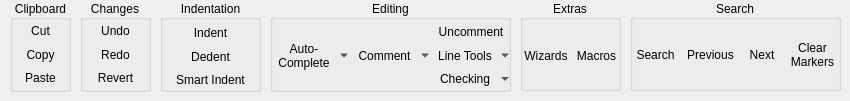
    <widget class="QWidget" name="tabEdit">
     <attribute name="title">
      <string>Edit</string>
     </attribute>
     <widget class="QGroupBox" name="groupBox">
      <property name="geometry">
       <rect>
        <x>10</x>
        <y>0</y>
        <width>61</width>
        <height>92</height>
       </rect>
      </property>
      <property name="sizePolicy">
       <sizepolicy hsizetype="Fixed" vsizetype="Fixed">
        <horstretch>0</horstretch>
        <verstretch>0</verstretch>
       </sizepolicy>
      </property>
      <property name="title">
       <string>Clipboard</string>
      </property>
      <property name="alignment">
       <set>Qt::AlignCenter</set>
      </property>
      <property name="flat">
       <bool>true</bool>
      </property>
      <widget class="QWidget" name="layoutWidget">
       <property name="geometry">
        <rect>
         <x>0</x>
         <y>19</y>
         <width>61</width>
         <height>71</height>
        </rect>
       </property>
       <layout class="QVBoxLayout" name="verticalLayout">
        <property name="spacing">
         <number>0</number>
        </property>
        <item>
         <widget class="QToolButton" name="toolButton">
          <property name="sizePolicy">
           <sizepolicy hsizetype="Preferred" vsizetype="Expanding">
            <horstretch>0</horstretch>
            <verstretch>0</verstretch>
           </sizepolicy>
          </property>
          <property name="minimumSize">
           <size>
            <width>44</width>
            <height>22</height>
           </size>
          </property>
          <property name="text">
           <string>Cut</string>
          </property>
          <property name="icon">
           <iconset resource="../../Resources/Icons/ericActions.qrc">
            <normaloff>:/Edit/editCut.png</normaloff>:/Edit/editCut.png</iconset>
          </property>
          <property name="iconSize">
           <size>
            <width>16</width>
            <height>16</height>
           </size>
          </property>
          <property name="toolButtonStyle">
           <enum>Qt::ToolButtonTextBesideIcon</enum>
          </property>
          <property name="autoRaise">
           <bool>true</bool>
          </property>
         </widget>
        </item>
        <item>
         <widget class="QToolButton" name="toolButton_6">
          <property name="sizePolicy">
           <sizepolicy hsizetype="Preferred" vsizetype="Expanding">
            <horstretch>0</horstretch>
            <verstretch>0</verstretch>
           </sizepolicy>
          </property>
          <property name="minimumSize">
           <size>
            <width>44</width>
            <height>22</height>
           </size>
          </property>
          <property name="text">
           <string>Copy</string>
          </property>
          <property name="icon">
           <iconset resource="../../Resources/Icons/ericActions.qrc">
            <normaloff>:/Edit/editCopy.png</normaloff>:/Edit/editCopy.png</iconset>
          </property>
          <property name="iconSize">
           <size>
            <width>16</width>
            <height>16</height>
           </size>
          </property>
          <property name="toolButtonStyle">
           <enum>Qt::ToolButtonTextBesideIcon</enum>
          </property>
          <property name="autoRaise">
           <bool>true</bool>
          </property>
         </widget>
        </item>
        <item>
         <widget class="QToolButton" name="toolButton_7">
          <property name="sizePolicy">
           <sizepolicy hsizetype="Preferred" vsizetype="Expanding">
            <horstretch>0</horstretch>
            <verstretch>0</verstretch>
           </sizepolicy>
          </property>
          <property name="minimumSize">
           <size>
            <width>44</width>
            <height>22</height>
           </size>
          </property>
          <property name="text">
           <string>Paste</string>
          </property>
          <property name="icon">
           <iconset resource="../../Resources/Icons/ericActions.qrc">
            <normaloff>:/Edit/editPaste.png</normaloff>:/Edit/editPaste.png</iconset>
          </property>
          <property name="iconSize">
           <size>
            <width>16</width>
            <height>16</height>
           </size>
          </property>
          <property name="toolButtonStyle">
           <enum>Qt::ToolButtonTextBesideIcon</enum>
          </property>
          <property name="autoRaise">
           <bool>true</bool>
          </property>
         </widget>
        </item>
       </layout>
      </widget>
     </widget>
     <widget class="QGroupBox" name="groupBox_2">
      <property name="geometry">
       <rect>
        <x>80</x>
        <y>0</y>
        <width>71</width>
        <height>92</height>
       </rect>
      </property>
      <property name="sizePolicy">
       <sizepolicy hsizetype="Fixed" vsizetype="Fixed">
        <horstretch>0</horstretch>
        <verstretch>0</verstretch>
       </sizepolicy>
      </property>
      <property name="title">
       <string>Changes</string>
      </property>
      <property name="alignment">
       <set>Qt::AlignCenter</set>
      </property>
      <property name="flat">
       <bool>true</bool>
      </property>
      <widget class="QWidget" name="layoutWidget">
       <property name="geometry">
        <rect>
         <x>0</x>
         <y>19</y>
         <width>71</width>
         <height>71</height>
        </rect>
       </property>
       <layout class="QVBoxLayout" name="verticalLayout_2">
        <property name="spacing">
         <number>0</number>
        </property>
        <item>
         <widget class="QToolButton" name="toolButton_2">
          <property name="sizePolicy">
           <sizepolicy hsizetype="Preferred" vsizetype="Expanding">
            <horstretch>0</horstretch>
            <verstretch>0</verstretch>
           </sizepolicy>
          </property>
          <property name="minimumSize">
           <size>
            <width>44</width>
            <height>22</height>
           </size>
          </property>
          <property name="text">
           <string>Undo</string>
          </property>
          <property name="icon">
           <iconset resource="../../Resources/Icons/ericActions.qrc">
            <normaloff>:/Edit/editUndo.png</normaloff>:/Edit/editUndo.png</iconset>
          </property>
          <property name="iconSize">
           <size>
            <width>16</width>
            <height>16</height>
           </size>
          </property>
          <property name="toolButtonStyle">
           <enum>Qt::ToolButtonTextBesideIcon</enum>
          </property>
          <property name="autoRaise">
           <bool>true</bool>
          </property>
         </widget>
        </item>
        <item>
         <widget class="QToolButton" name="toolButton_8">
          <property name="sizePolicy">
           <sizepolicy hsizetype="Preferred" vsizetype="Expanding">
            <horstretch>0</horstretch>
            <verstretch>0</verstretch>
           </sizepolicy>
          </property>
          <property name="minimumSize">
           <size>
            <width>44</width>
            <height>22</height>
           </size>
          </property>
          <property name="text">
           <string>Redo</string>
          </property>
          <property name="icon">
           <iconset resource="../../Resources/Icons/ericActions.qrc">
            <normaloff>:/Edit/editRedo.png</normaloff>:/Edit/editRedo.png</iconset>
          </property>
          <property name="iconSize">
           <size>
            <width>16</width>
            <height>16</height>
           </size>
          </property>
          <property name="toolButtonStyle">
           <enum>Qt::ToolButtonTextBesideIcon</enum>
          </property>
          <property name="autoRaise">
           <bool>true</bool>
          </property>
         </widget>
        </item>
        <item>
         <widget class="QToolButton" name="toolButton_9">
          <property name="sizePolicy">
           <sizepolicy hsizetype="Preferred" vsizetype="Expanding">
            <horstretch>0</horstretch>
            <verstretch>0</verstretch>
           </sizepolicy>
          </property>
          <property name="minimumSize">
           <size>
            <width>44</width>
            <height>22</height>
           </size>
          </property>
          <property name="text">
           <string>Revert</string>
          </property>
          <property name="icon">
           <iconset resource="../../Resources/Icons/ericActions.qrc">
            <normaloff>:/Edit/revert.png</normaloff>:/Edit/revert.png</iconset>
          </property>
          <property name="iconSize">
           <size>
            <width>16</width>
            <height>16</height>
           </size>
          </property>
          <property name="toolButtonStyle">
           <enum>Qt::ToolButtonTextBesideIcon</enum>
          </property>
          <property name="autoRaise">
           <bool>true</bool>
          </property>
         </widget>
        </item>
       </layout>
      </widget>
     </widget>
     <widget class="QGroupBox" name="groupBox_3">
      <property name="geometry">
       <rect>
        <x>160</x>
        <y>0</y>
        <width>101</width>
        <height>92</height>
       </rect>
      </property>
      <property name="sizePolicy">
       <sizepolicy hsizetype="Fixed" vsizetype="Fixed">
        <horstretch>0</horstretch>
        <verstretch>0</verstretch>
       </sizepolicy>
      </property>
      <property name="title">
       <string>Indentation</string>
      </property>
      <property name="alignment">
       <set>Qt::AlignCenter</set>
      </property>
      <property name="flat">
       <bool>true</bool>
      </property>
      <widget class="QWidget" name="layoutWidget">
       <property name="geometry">
        <rect>
         <x>0</x>
         <y>21</y>
         <width>101</width>
         <height>71</height>
        </rect>
       </property>
       <layout class="QVBoxLayout" name="verticalLayout_4">
        <property name="spacing">
         <number>0</number>
        </property>
        <item>
         <widget class="QToolButton" name="toolButton_12">
          <property name="sizePolicy">
           <sizepolicy hsizetype="Preferred" vsizetype="Expanding">
            <horstretch>0</horstretch>
            <verstretch>0</verstretch>
           </sizepolicy>
          </property>
          <property name="minimumSize">
           <size>
            <width>44</width>
            <height>0</height>
           </size>
          </property>
          <property name="text">
           <string>Indent</string>
          </property>
          <property name="icon">
           <iconset resource="../../Resources/Icons/ericActions.qrc">
            <normaloff>:/Edit/editIndent.png</normaloff>:/Edit/editIndent.png</iconset>
          </property>
          <property name="iconSize">
           <size>
            <width>16</width>
            <height>16</height>
           </size>
          </property>
          <property name="toolButtonStyle">
           <enum>Qt::ToolButtonTextBesideIcon</enum>
          </property>
          <property name="autoRaise">
           <bool>true</bool>
          </property>
         </widget>
        </item>
        <item>
         <widget class="QToolButton" name="toolButton_13">
          <property name="sizePolicy">
           <sizepolicy hsizetype="Preferred" vsizetype="Expanding">
            <horstretch>0</horstretch>
            <verstretch>0</verstretch>
           </sizepolicy>
          </property>
          <property name="minimumSize">
           <size>
            <width>44</width>
            <height>0</height>
           </size>
          </property>
          <property name="text">
           <string>Dedent</string>
          </property>
          <property name="icon">
           <iconset resource="../../Resources/Icons/ericActions.qrc">
            <normaloff>:/Edit/editUnindent.png</normaloff>:/Edit/editUnindent.png</iconset>
          </property>
          <property name="iconSize">
           <size>
            <width>16</width>
            <height>16</height>
           </size>
          </property>
          <property name="toolButtonStyle">
           <enum>Qt::ToolButtonTextBesideIcon</enum>
          </property>
          <property name="autoRaise">
           <bool>true</bool>
          </property>
         </widget>
        </item>
        <item>
         <widget class="QToolButton" name="toolButton_11">
          <property name="sizePolicy">
           <sizepolicy hsizetype="Preferred" vsizetype="Expanding">
            <horstretch>0</horstretch>
            <verstretch>0</verstretch>
           </sizepolicy>
          </property>
          <property name="minimumSize">
           <size>
            <width>44</width>
            <height>0</height>
           </size>
          </property>
          <property name="text">
           <string>Smart Indent</string>
          </property>
          <property name="icon">
           <iconset resource="../../Resources/Icons/ericActions.qrc">
            <normaloff>:/Edit/editSmartIndent.png</normaloff>:/Edit/editSmartIndent.png</iconset>
          </property>
          <property name="iconSize">
           <size>
            <width>16</width>
            <height>16</height>
           </size>
          </property>
          <property name="toolButtonStyle">
           <enum>Qt::ToolButtonTextBesideIcon</enum>
          </property>
          <property name="autoRaise">
           <bool>true</bool>
          </property>
         </widget>
        </item>
       </layout>
      </widget>
     </widget>
     <widget class="QGroupBox" name="groupBox_4">
      <property name="geometry">
       <rect>
        <x>270</x>
        <y>0</y>
        <width>241</width>
        <height>92</height>
       </rect>
      </property>
      <property name="sizePolicy">
       <sizepolicy hsizetype="Fixed" vsizetype="Fixed">
        <horstretch>0</horstretch>
        <verstretch>0</verstretch>
       </sizepolicy>
      </property>
      <property name="title">
       <string>Editing</string>
      </property>
      <property name="alignment">
       <set>Qt::AlignCenter</set>
      </property>
      <property name="flat">
       <bool>true</bool>
      </property>
      <widget class="QWidget" name="layoutWidget">
       <property name="geometry">
        <rect>
         <x>0</x>
         <y>20</y>
         <width>241</width>
         <height>71</height>
        </rect>
       </property>
       <layout class="QGridLayout" name="gridLayout_6">
        <property name="spacing">
         <number>0</number>
        </property>
        <item row="0" column="0" rowspan="3">
         <widget class="QToolButton" name="toolButton_50">
          <property name="sizePolicy">
           <sizepolicy hsizetype="Preferred" vsizetype="Expanding">
            <horstretch>0</horstretch>
            <verstretch>0</verstretch>
           </sizepolicy>
          </property>
          <property name="minimumSize">
           <size>
            <width>44</width>
            <height>22</height>
           </size>
          </property>
          <property name="text">
           <string>Auto-
Complete</string>
          </property>
          <property name="icon">
           <iconset resource="../../Resources/Icons/ericActions.qrc">
            <normaloff>:/Edit/autocomplete.png</normaloff>:/Edit/autocomplete.png</iconset>
          </property>
          <property name="iconSize">
           <size>
            <width>32</width>
            <height>32</height>
           </size>
          </property>
          <property name="popupMode">
           <enum>QToolButton::MenuButtonPopup</enum>
          </property>
          <property name="toolButtonStyle">
           <enum>Qt::ToolButtonTextUnderIcon</enum>
          </property>
          <property name="autoRaise">
           <bool>true</bool>
          </property>
         </widget>
        </item>
        <item row="0" column="1" rowspan="3">
         <widget class="QToolButton" name="toolButton_4">
          <property name="sizePolicy">
           <sizepolicy hsizetype="Preferred" vsizetype="Expanding">
            <horstretch>0</horstretch>
            <verstretch>0</verstretch>
           </sizepolicy>
          </property>
          <property name="minimumSize">
           <size>
            <width>44</width>
            <height>22</height>
           </size>
          </property>
          <property name="text">
           <string>Comment</string>
          </property>
          <property name="icon">
           <iconset resource="../../Resources/Icons/ericActions.qrc">
            <normaloff>:/Edit/editComment.png</normaloff>:/Edit/editComment.png</iconset>
          </property>
          <property name="iconSize">
           <size>
            <width>32</width>
            <height>32</height>
           </size>
          </property>
          <property name="popupMode">
           <enum>QToolButton::MenuButtonPopup</enum>
          </property>
          <property name="toolButtonStyle">
           <enum>Qt::ToolButtonTextUnderIcon</enum>
          </property>
          <property name="autoRaise">
           <bool>true</bool>
          </property>
         </widget>
        </item>
        <item row="0" column="2">
         <widget class="QToolButton" name="toolButton_10">
          <property name="sizePolicy">
           <sizepolicy hsizetype="Preferred" vsizetype="Expanding">
            <horstretch>0</horstretch>
            <verstretch>0</verstretch>
           </sizepolicy>
          </property>
          <property name="minimumSize">
           <size>
            <width>44</width>
            <height>22</height>
           </size>
          </property>
          <property name="text">
           <string>Uncomment</string>
          </property>
          <property name="icon">
           <iconset resource="../../Resources/Icons/ericActions.qrc">
            <normaloff>:/Edit/editUncomment.png</normaloff>:/Edit/editUncomment.png</iconset>
          </property>
          <property name="iconSize">
           <size>
            <width>16</width>
            <height>16</height>
           </size>
          </property>
          <property name="toolButtonStyle">
           <enum>Qt::ToolButtonTextBesideIcon</enum>
          </property>
          <property name="autoRaise">
           <bool>true</bool>
          </property>
         </widget>
        </item>
        <item row="1" column="2">
         <widget class="QToolButton" name="toolButton_14">
          <property name="sizePolicy">
           <sizepolicy hsizetype="Preferred" vsizetype="Expanding">
            <horstretch>0</horstretch>
            <verstretch>0</verstretch>
           </sizepolicy>
          </property>
          <property name="minimumSize">
           <size>
            <width>44</width>
            <height>22</height>
           </size>
          </property>
          <property name="toolTip">
           <string>&lt;!DOCTYPE HTML PUBLIC &quot;-//W3C//DTD HTML 4.0//EN&quot; &quot;http://www.w3.org/TR/REC-html40/strict.dtd&quot;&gt;
&lt;html&gt;&lt;head&gt;&lt;meta name=&quot;qrichtext&quot; content=&quot;1&quot; /&gt;&lt;style type=&quot;text/css&quot;&gt;
p, li { white-space: pre-wrap; }
&lt;/style&gt;&lt;/head&gt;&lt;body style=&quot; font-family:'MS Shell Dlg 2'; font-size:8.25pt; font-weight:400; font-style:normal;&quot;&gt;
&lt;p style=&quot; margin-top:0px; margin-bottom:0px; margin-left:0px; margin-right:0px; -qt-block-indent:0; text-indent:0px;&quot;&gt;&lt;span style=&quot; font-size:8pt;&quot;&gt;Menu:&lt;/span&gt;&lt;/p&gt;
&lt;p style=&quot; margin-top:0px; margin-bottom:0px; margin-left:0px; margin-right:0px; -qt-block-indent:0; text-indent:0px;&quot;&gt;&lt;span style=&quot; font-size:8pt;&quot;&gt;Clear Line&lt;/span&gt;&lt;/p&gt;
&lt;p style=&quot; margin-top:0px; margin-bottom:0px; margin-left:0px; margin-right:0px; -qt-block-indent:0; text-indent:0px;&quot;&gt;&lt;span style=&quot; font-size:8pt;&quot;&gt;Convert EOL Characters&lt;/span&gt;&lt;/p&gt;
&lt;p style=&quot; margin-top:0px; margin-bottom:0px; margin-left:0px; margin-right:0px; -qt-block-indent:0; text-indent:0px;&quot;&gt;&lt;span style=&quot; font-size:8pt;&quot;&gt;Shorten Blank Lines&lt;/span&gt;&lt;/p&gt;&lt;/body&gt;&lt;/html&gt;</string>
          </property>
          <property name="text">
           <string>Line Tools</string>
          </property>
          <property name="icon">
           <iconset resource="../../Resources/Icons/ericActions.qrc">
            <normaloff>:/Edit/edit_pen.png</normaloff>:/Edit/edit_pen.png</iconset>
          </property>
          <property name="iconSize">
           <size>
            <width>16</width>
            <height>16</height>
           </size>
          </property>
          <property name="popupMode">
           <enum>QToolButton::MenuButtonPopup</enum>
          </property>
          <property name="toolButtonStyle">
           <enum>Qt::ToolButtonTextBesideIcon</enum>
          </property>
          <property name="autoRaise">
           <bool>true</bool>
          </property>
         </widget>
        </item>
        <item row="2" column="2">
         <widget class="QToolButton" name="toolButton_15">
          <property name="sizePolicy">
           <sizepolicy hsizetype="Preferred" vsizetype="Expanding">
            <horstretch>0</horstretch>
            <verstretch>0</verstretch>
           </sizepolicy>
          </property>
          <property name="minimumSize">
           <size>
            <width>44</width>
            <height>22</height>
           </size>
          </property>
          <property name="toolTip">
           <string>Menu:
Syntax
Indentation
Spelling
-----
Automatic Spellcheck</string>
          </property>
          <property name="text">
           <string>Checking</string>
          </property>
          <property name="icon">
           <iconset resource="../../Resources/Icons/ericActions.qrc">
            <normaloff>:/Tools/masterProject.png</normaloff>:/Tools/masterProject.png</iconset>
          </property>
          <property name="iconSize">
           <size>
            <width>16</width>
            <height>16</height>
           </size>
          </property>
          <property name="popupMode">
           <enum>QToolButton::MenuButtonPopup</enum>
          </property>
          <property name="toolButtonStyle">
           <enum>Qt::ToolButtonTextBesideIcon</enum>
          </property>
          <property name="autoRaise">
           <bool>true</bool>
          </property>
         </widget>
        </item>
       </layout>
      </widget>
     </widget>
     <widget class="QGroupBox" name="groupBox_13">
      <property name="geometry">
       <rect>
        <x>520</x>
        <y>0</y>
        <width>101</width>
        <height>91</height>
       </rect>
      </property>
      <property name="title">
       <string>Extras</string>
      </property>
      <property name="alignment">
       <set>Qt::AlignCenter</set>
      </property>
      <property name="flat">
       <bool>true</bool>
      </property>
      <widget class="QWidget" name="layoutWidget">
       <property name="geometry">
        <rect>
         <x>0</x>
         <y>20</y>
         <width>101</width>
         <height>71</height>
        </rect>
       </property>
       <layout class="QHBoxLayout" name="horizontalLayout_2">
        <property name="spacing">
         <number>0</number>
        </property>
        <item>
         <widget class="QToolButton" name="toolButton_48">
          <property name="sizePolicy">
           <sizepolicy hsizetype="Preferred" vsizetype="Expanding">
            <horstretch>0</horstretch>
            <verstretch>0</verstretch>
           </sizepolicy>
          </property>
          <property name="minimumSize">
           <size>
            <width>44</width>
            <height>22</height>
           </size>
          </property>
          <property name="text">
           <string>Wizards</string>
          </property>
          <property name="icon">
           <iconset resource="../../Resources/Icons/ericActions.qrc">
            <normaloff>:/Edit/wizard.png</normaloff>:/Edit/wizard.png</iconset>
          </property>
          <property name="iconSize">
           <size>
            <width>32</width>
            <height>32</height>
           </size>
          </property>
          <property name="popupMode">
           <enum>QToolButton::InstantPopup</enum>
          </property>
          <property name="toolButtonStyle">
           <enum>Qt::ToolButtonTextUnderIcon</enum>
          </property>
          <property name="autoRaise">
           <bool>true</bool>
          </property>
         </widget>
        </item>
        <item>
         <widget class="QToolButton" name="toolButton_49">
          <property name="sizePolicy">
           <sizepolicy hsizetype="Preferred" vsizetype="Expanding">
            <horstretch>0</horstretch>
            <verstretch>0</verstretch>
           </sizepolicy>
          </property>
          <property name="minimumSize">
           <size>
            <width>44</width>
            <height>22</height>
           </size>
          </property>
          <property name="text">
           <string>Macros</string>
          </property>
          <property name="icon">
           <iconset resource="../../Resources/Icons/ericActions.qrc">
            <normaloff>:/Macro/macros.png</normaloff>:/Macro/macros.png</iconset>
          </property>
          <property name="iconSize">
           <size>
            <width>32</width>
            <height>32</height>
           </size>
          </property>
          <property name="popupMode">
           <enum>QToolButton::InstantPopup</enum>
          </property>
          <property name="toolButtonStyle">
           <enum>Qt::ToolButtonTextUnderIcon</enum>
          </property>
          <property name="autoRaise">
           <bool>true</bool>
          </property>
         </widget>
        </item>
       </layout>
      </widget>
     </widget>
     <widget class="QGroupBox" name="groupBox_20">
      <property name="geometry">
       <rect>
        <x>630</x>
        <y>0</y>
        <width>211</width>
        <height>91</height>
       </rect>
      </property>
      <property name="title">
       <string>Search</string>
      </property>
      <property name="alignment">
       <set>Qt::AlignCenter</set>
      </property>
      <property name="flat">
       <bool>true</bool>
      </property>
      <widget class="QWidget" name="layoutWidget">
       <property name="geometry">
        <rect>
         <x>0</x>
         <y>20</y>
         <width>211</width>
         <height>70</height>
        </rect>
       </property>
       <layout class="QHBoxLayout" name="horizontalLayout_15">
        <property name="spacing">
         <number>0</number>
        </property>
        <item>
         <widget class="QToolButton" name="toolButton_77">
          <property name="sizePolicy">
           <sizepolicy hsizetype="Preferred" vsizetype="Expanding">
            <horstretch>0</horstretch>
            <verstretch>0</verstretch>
           </sizepolicy>
          </property>
          <property name="minimumSize">
           <size>
            <width>44</width>
            <height>22</height>
           </size>
          </property>
          <property name="text">
           <string>Search</string>
          </property>
          <property name="icon">
           <iconset resource="../../Resources/Icons/ericActions.qrc">
            <normaloff>:/Search/find.png</normaloff>:/Search/find.png</iconset>
          </property>
          <property name="iconSize">
           <size>
            <width>32</width>
            <height>32</height>
           </size>
          </property>
          <property name="popupMode">
           <enum>QToolButton::InstantPopup</enum>
          </property>
          <property name="toolButtonStyle">
           <enum>Qt::ToolButtonTextUnderIcon</enum>
          </property>
          <property name="autoRaise">
           <bool>true</bool>
          </property>
         </widget>
        </item>
        <item>
         <widget class="QToolButton" name="toolButton_79">
          <property name="sizePolicy">
           <sizepolicy hsizetype="Preferred" vsizetype="Expanding">
            <horstretch>0</horstretch>
            <verstretch>0</verstretch>
           </sizepolicy>
          </property>
          <property name="minimumSize">
           <size>
            <width>44</width>
            <height>22</height>
           </size>
          </property>
          <property name="text">
           <string>Previous</string>
          </property>
          <property name="icon">
           <iconset resource="../../Resources/Icons/ericActions.qrc">
            <normaloff>:/Search/find_previous.png</normaloff>:/Search/find_previous.png</iconset>
          </property>
          <property name="iconSize">
           <size>
            <width>32</width>
            <height>32</height>
           </size>
          </property>
          <property name="popupMode">
           <enum>QToolButton::InstantPopup</enum>
          </property>
          <property name="toolButtonStyle">
           <enum>Qt::ToolButtonTextUnderIcon</enum>
          </property>
          <property name="autoRaise">
           <bool>true</bool>
          </property>
         </widget>
        </item>
        <item>
         <widget class="QToolButton" name="toolButton_78">
          <property name="sizePolicy">
           <sizepolicy hsizetype="Preferred" vsizetype="Expanding">
            <horstretch>0</horstretch>
            <verstretch>0</verstretch>
           </sizepolicy>
          </property>
          <property name="minimumSize">
           <size>
            <width>44</width>
            <height>22</height>
           </size>
          </property>
          <property name="text">
           <string>Next</string>
          </property>
          <property name="icon">
           <iconset resource="../../Resources/Icons/ericActions.qrc">
            <normaloff>:/Search/find_next.png</normaloff>:/Search/find_next.png</iconset>
          </property>
          <property name="iconSize">
           <size>
            <width>32</width>
            <height>32</height>
           </size>
          </property>
          <property name="popupMode">
           <enum>QToolButton::InstantPopup</enum>
          </property>
          <property name="toolButtonStyle">
           <enum>Qt::ToolButtonTextUnderIcon</enum>
          </property>
          <property name="autoRaise">
           <bool>true</bool>
          </property>
         </widget>
        </item>
        <item>
         <widget class="QToolButton" name="toolButton_80">
          <property name="sizePolicy">
           <sizepolicy hsizetype="Preferred" vsizetype="Expanding">
            <horstretch>0</horstretch>
            <verstretch>0</verstretch>
           </sizepolicy>
          </property>
          <property name="minimumSize">
           <size>
            <width>44</width>
            <height>22</height>
           </size>
          </property>
          <property name="text">
           <string>Clear
Markers</string>
          </property>
          <property name="icon">
           <iconset resource="../../Resources/Icons/ericActions.qrc">
            <normaloff>:/Search/find_clear.png</normaloff>:/Search/find_clear.png</iconset>
          </property>
          <property name="iconSize">
           <size>
            <width>32</width>
            <height>32</height>
           </size>
          </property>
          <property name="popupMode">
           <enum>QToolButton::InstantPopup</enum>
          </property>
          <property name="toolButtonStyle">
           <enum>Qt::ToolButtonTextUnderIcon</enum>
          </property>
          <property name="autoRaise">
           <bool>true</bool>
          </property>
         </widget>
        </item>
       </layout>
      </widget>
     </widget>
    </widget>
